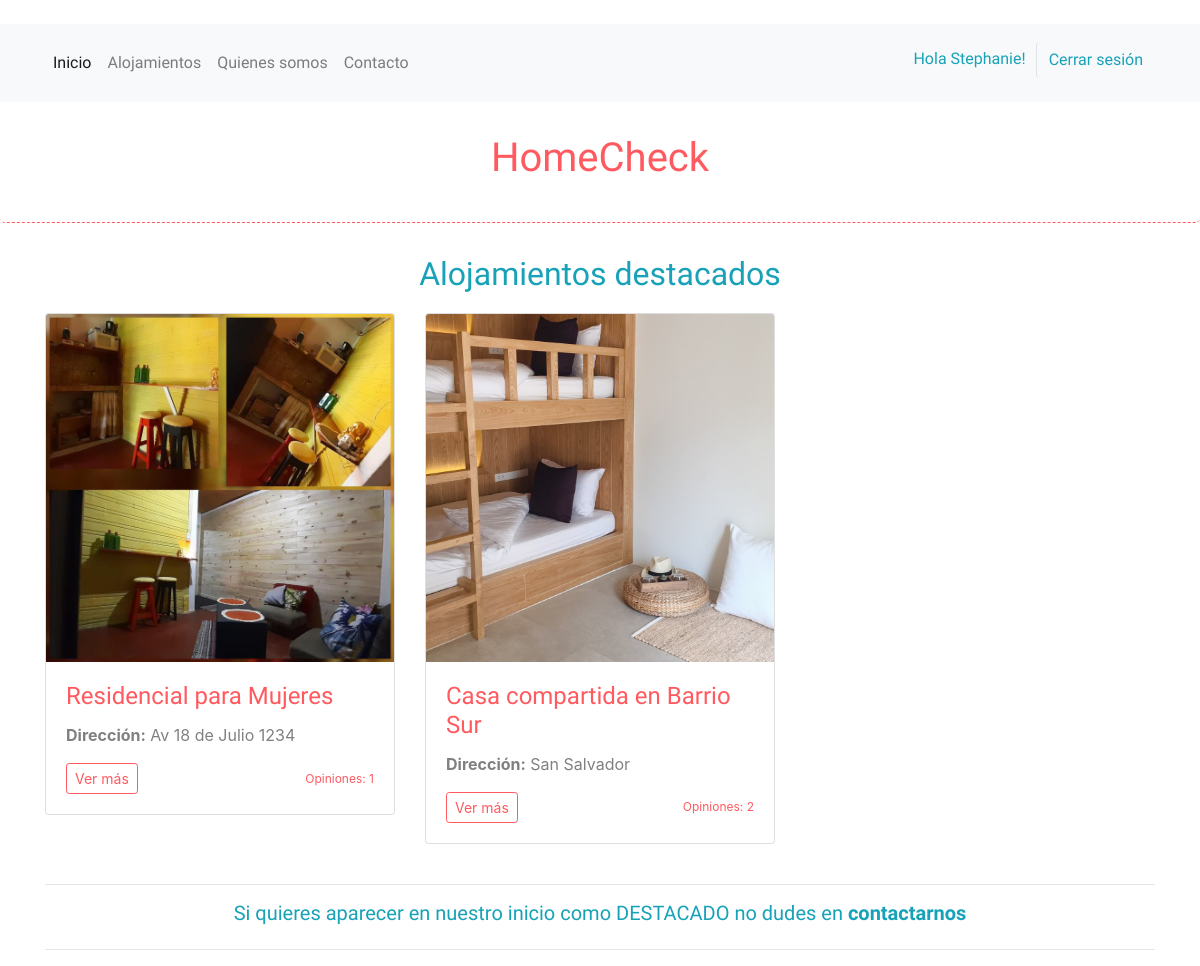
Screenshot of / (signed in) with the database file from the repository.
### alojamientos/models.py (models this page shows, shortened)
class Alojamiento(models.Model):
    BARRIOS = (
    ('AG', 'Aguada'),
    ('BS', 'Barrio Sur'),
    ('BU', 'Buceo'),
    ('CS', 'Carrasco'),
    ('CT', 'Centro'),
    ('CE', 'Cerro'),
    ('CV', 'Ciudad Vieja'),
    ('CN', 'Cordón'),
    ('CR', 'Capurro'),
    ('LU', 'La Unión'),
    ('MÑ', 'Maroñas'),
    ('PR', 'Parque Rodó'),
    ('PÑ', 'Peñarol'),
    ('PC', 'Pocitos'),
    ('PG', 'Punta Gorda'),
    ('OT', 'Pocitos')
    )
    autor = models.ForeignKey('auth.User', on_delete=models.CASCADE)
    barrio = models.CharField(max_length=2, choices=BARRIOS)
    direccion = models.CharField(max_length=50, default="Sin dirección")
    titulo = models.CharField(max_length=45)
    telefono = models.DecimalField(max_digits=15, decimal_places=0)
    texto = models.TextField()
    fecha_de_creacion = models.DateTimeField(default=timezone.now)
    is_sponsored = models.BooleanField(default=False)
    image = models.ImageField(upload_to = 'gallery', default = 'gallery/static/images/default.png')

### inicio/views.py (the view)
# urls.py: path("", views.index),
def index(request):
    alojamientos = Alojamiento.objects.all().filter(is_sponsored=True).order_by('-fecha_de_creacion')
    return render(request, 'inicio/index.html', {'alojamientos': alojamientos})

### inicio/templates/inicio/index.html (shortened to what this page needs)
<p1>
    {% extends 'inicio/base.html' %}
    {% block content %}
    <h2 class="title-home" align=center>Alojamientos destacados</h2>
    <div class="row alojamientos-list">
        {% for alojamiento in alojamientos %}
        <div class="col-md-4">
            <div class="card mb-4 box-shadow">
                <a href="{% url 'alojamiento_detail' pk=alojamiento.pk %}">
                    <img class="card-img-top" src="{{alojamiento.image.url}}">
                </a>
                <div class="card-body">
                    <h4 class="card-title"><a href="{% url 'alojamiento_detail' pk=alojamiento.pk %}">{{ alojamiento.titulo }}</a></h4>
                    <p><b>Dirección:</b> {{ alojamiento.direccion|linebreaksbr }}</p>
                    <div class="d-flex justify-content-between align-items-center">
                        <div class="btn-group">
                            <button type="button" class="btn btn-sm btn-outline-secondary"><a href="{% url 'alojamiento_detail' pk=alojamiento.pk %}">Ver más</a></button>
                        </div>
                        <small class="text-muted"><a href="{% url 'alojamiento_detail' pk=alojamiento.pk %}">Opiniones: {{ alojamiento.comentario.count }}</a></small>
                    </div>
                </div>
            </div>
        </div>
        {% endfor %}
    </div>
        <hr>
        <h5 class="footer-home" align=center>Si quieres aparecer en nuestro inicio como DESTACADO no dudes en <a href="/contacto">contactarnos</a></h5>
        {% endblock %}

### inicio/templates/inicio/base.html (shortened to what this page needs)
﻿<!DOCTYPE html>
<html lang="en">
<head>
    {% load static %}
    <link rel="stylesheet" href="https://stackpath.bootstrapcdn.com/bootstrap/4.4.1/css/bootstrap.min.css">
    <link rel="stylesheet" href="{% static 'blog.css' %}">
</head>
<body>
    <nav class="navbar navbar-expand-lg navbar-light bg-light sticky-top">
        <div class="container">
            <div class="collapse navbar-collapse" id="navbarSupportedContent">
                <ul class="navbar-nav mr-auto">
                    <li class="nav-item active">
                        <a class="nav-link" href="/">Inicio <span class="sr-only">(current)</span></a>
                    </li>
                    <li class="nav-item">
                        <a class="nav-link" href="/alojamientos">Alojamientos</a>
                    </li>
                    <li class="nav-item">
                        <a class="nav-link" href="/aboutus">Quienes somos</a>
                    </li>
                    <li class="nav-item">
                        <a class="nav-link" href="/contacto">Contacto</a>
                    </li>
                </ul>
                {% if user.is_authenticated %}
                <h6 align="center">Hola {{request.user}}!</h6>
                <form class="form-inline">
                    <button class="btn btn-info border-left" type="button"><a href="/logout">Cerrar sesión</a></button>
                </form>
                {% endif %}
            </div>
        </div>
    </nav>
    <main role="main">
        <div class="jumbotron">
            <div class="container">
                <h1 align="center">HomeCheck</h1>
            </div>
        </div>
        <div class="container">
            <div class="row">
                <div class="col-md-12">
                    {% block content %}
                    {% endblock %}
                </div>
            </div>
            <hr>
        </div>
    </main>
        </body>
    </html>

### alojamientos/static/blog.css (style rules this page uses)
nav .btn a, .post-home .btn a { text-decoration: none; color: #fff; }
nav .btn, nav .btn:hover { margin: 10px 0 0 10px; background-color: transparent; border: none; }
nav .btn a { color: #17a2b8; }
nav .btn.border-left { border-left:1px solid; }
.text-muted { font-size: 12px; }
.jumbotron { padding: 2rem 2rem !important; background-color: #fff; border-bottom: 1px dashed #ff5a5f; }
.jumbotron h1, h1, h2, h3, h4, h5, h6, nav a { color: #ff5a5f; font-family: 'Bellota Text', cursive; }
h4, h5, h6 { color: #17a2b8; font-family: 'Bellota Text', cursive; }
.footer-home a { color: #17a2b8; font-weight: bold; }
h4 a, .card-body a, .post-home h3 { color: #ff5a5f; }
.card-body .btn-outline-secondary { border-color: #ff5a5f; }
.title-home { margin-bottom: 20px; color: #17a2b8 }

### rows the page displays
Alojamiento: image (picture), titulo "Residencial para Mujeres", direccion "Av 18 de Julio 1234", comentario.count "1"
Alojamiento: image (picture), titulo "Casa compartida en Barrio Sur", direccion "San Salvador", comentario.count "2"

### other values shown
{{ request.user }} "Stephanie"
